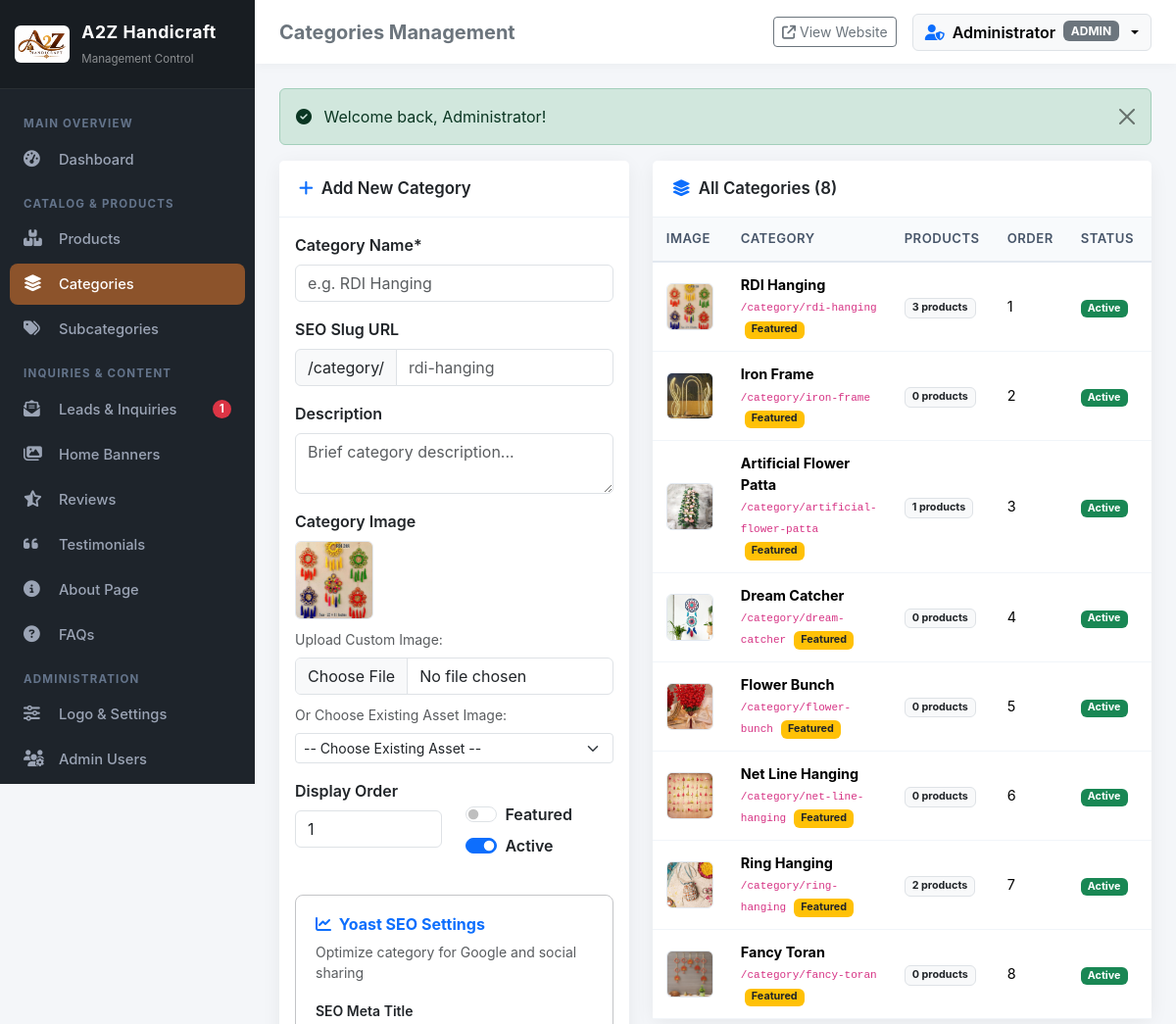
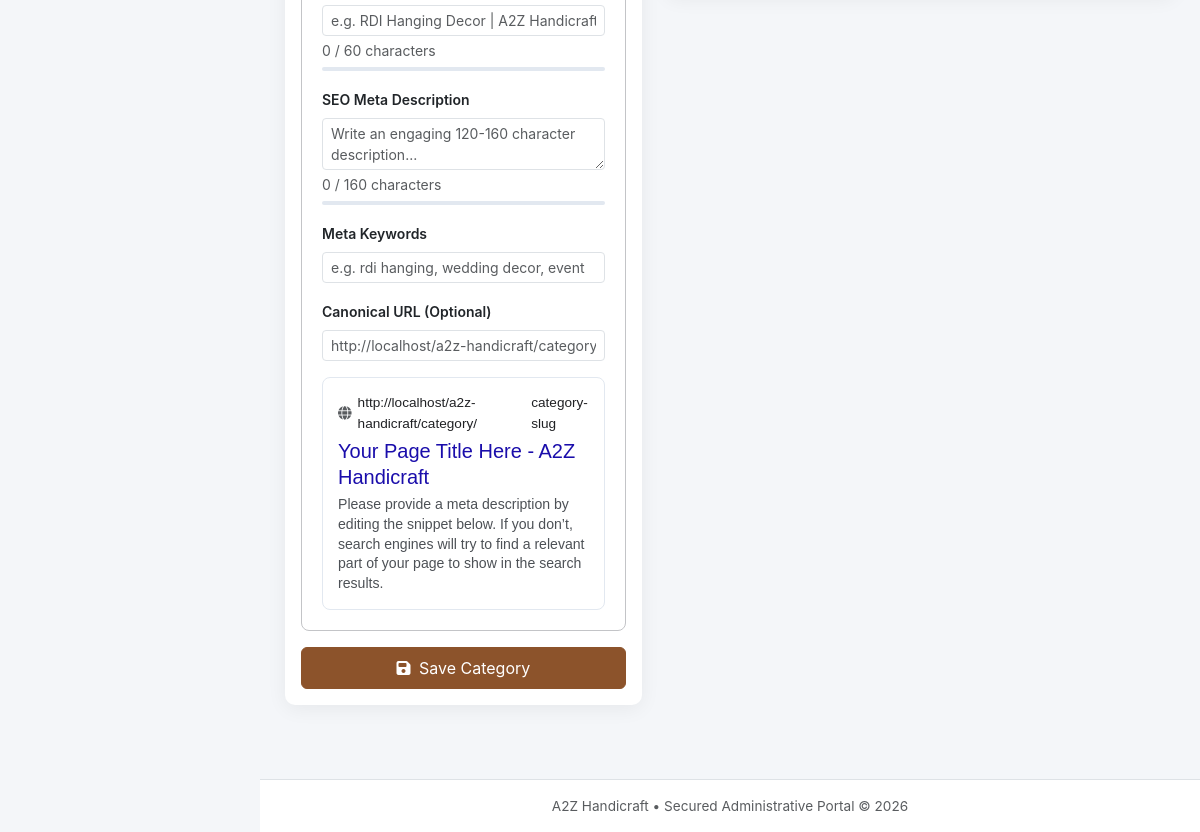
Screenshot of /admin/categories.php (signed in) with the database file from the repository (2 pictures, top to bottom).
### tables this page shows
CREATE TABLE IF NOT EXISTS `users` (
  `id` INT AUTO_INCREMENT PRIMARY KEY,
  `username` VARCHAR(60) NOT NULL UNIQUE,
  `email` VARCHAR(120) NOT NULL UNIQUE,
  `password` VARCHAR(255) NOT NULL,
  `full_name` VARCHAR(100) NOT NULL,
  `phone` VARCHAR(30) DEFAULT NULL,
  `role` ENUM('admin', 'manager', 'editor') NOT NULL DEFAULT 'admin',
  `avatar` VARCHAR(255) DEFAULT NULL,
  `status` TINYINT(1) NOT NULL DEFAULT 1,
  `failed_attempts` INT NOT NULL DEFAULT 0,
  `lockout_until` DATETIME DEFAULT NULL,
  `last_login_at` DATETIME DEFAULT NULL,
  `last_login_ip` VARCHAR(45) DEFAULT NULL,
  `created_at` TIMESTAMP DEFAULT CURRENT_TIMESTAMP,
  `updated_at` TIMESTAMP DEFAULT CURRENT_TIMESTAMP ON UPDATE CURRENT_TIMESTAMP
);

CREATE TABLE IF NOT EXISTS `categories` (
  `id` INT AUTO_INCREMENT PRIMARY KEY,
  `name` VARCHAR(150) NOT NULL,
  `slug` VARCHAR(150) NOT NULL UNIQUE,
  `image` VARCHAR(255) DEFAULT NULL,
  `description` TEXT DEFAULT NULL,
  `is_featured` TINYINT(1) NOT NULL DEFAULT 0,
  `sort_order` INT NOT NULL DEFAULT 0,
  `status` TINYINT(1) NOT NULL DEFAULT 1,
   
  `meta_title` VARCHAR(255) DEFAULT NULL,
  `meta_description` TEXT DEFAULT NULL,
  `meta_keywords` VARCHAR(255) DEFAULT NULL,
  `canonical_url` VARCHAR(255) DEFAULT NULL,
  `og_title` VARCHAR(255) DEFAULT NULL,
  `og_description` TEXT DEFAULT NULL,
  `og_image` VARCHAR(255) DEFAULT NULL,
  `created_at` TIMESTAMP DEFAULT CURRENT_TIMESTAMP,
  `updated_at` TIMESTAMP DEFAULT CURRENT_TIMESTAMP ON UPDATE CURRENT_TIMESTAMP
);

### admin/categories.php (the view, shortened to what this page needs)
<?php
$pageTitle = 'Categories Management';
require_once __DIR__ . '/includes/header.php';
global $pdo;
$categories = $pdo->query("SELECT c.*, (SELECT COUNT(*) FROM products p WHERE p.category_id = c.id) as product_count FROM categories c ORDER BY c.sort_order ASC, c.id ASC")->fetchAll();
$editCat = null;
?>
<div class="row">
    <div class="col-lg-5 mb-4">
        <div class="card">
            <div class="card-header bg-white">
                <span><i class="fa-solid <?= $editCat ? 'fa-pen-to-square text-warning' : 'fa-plus text-primary' ?> me-2"></i><?= $editCat ? 'Edit Category' : 'Add New Category' ?></span>
            </div>
            <div class="card-body">
                <form action="" method="POST" enctype="multipart/form-data">
                    <div class="mb-3">
                        <label class="form-label fw-semibold">Category Name*</label>
                        <input type="text" name="name" class="form-control" data-slug-source="true" value="<?= e($editCat['name'] ?? '') ?>" required placeholder="e.g. RDI Hanging">
                    </div>
                    <div class="mb-3">
                        <label class="form-label fw-semibold">SEO Slug URL</label>
                        <div class="input-group">
                            <span class="input-group-text bg-light small">/category/</span>
                            <input type="text" name="slug" class="form-control" data-slug-target="true" value="<?= e($editCat['slug'] ?? '') ?>" placeholder="rdi-hanging">
                        </div>
                    </div>
                    <div class="mb-3">
                        <label class="form-label fw-semibold">Description</label>
                        <textarea name="description" class="form-control" rows="2" placeholder="Brief category description..."><?= e($editCat['description'] ?? '') ?></textarea>
                    </div>
                    <div class="mb-3">
                        <label class="form-label fw-semibold">Category Image</label>
                        <div class="mb-2">
                            <img src="<?= e(resolve_image_url($editCat['image'] ?? 'images/ca1.jpg')) ?>" id="catPreview" class="table-img-thumb" style="width: 80px; height: 80px;">
                        </div>
                        <div class="mb-2">
                            <label class="form-label small text-muted">Upload Custom Image:</label>
                            <input type="file" name="image_file" class="form-control" data-preview-target="catPreview" accept="image/*">
                        </div>
                        <div>
                            <label class="form-label small text-muted">Or Choose Existing Asset Image:</label>
                            <select name="preset_image" class="form-select form-select-sm">
                                <option value="">-- Choose Existing Asset --</option>
                            </select>
                        </div>
                    </div>
                    <div class="row">
                        <div class="col-6 mb-3">
                            <label class="form-label fw-semibold">Display Order</label>
                            <input type="number" name="sort_order" class="form-control" value="<?= e($editCat['sort_order'] ?? 1) ?>" min="0">
                        </div>
                        <div class="col-6 mb-3 pt-4">
                            <div class="form-check form-switch">
                                <input class="form-check-input" type="checkbox" name="is_featured" id="catFeatured" <?= (!empty($editCat['is_featured'])) ? 'checked' : '' ?>>
                                <label class="form-check-label fw-semibold" for="catFeatured">Featured</label>
                            </div>
                            <div class="form-check form-switch mt-2">
                                <input class="form-check-input" type="checkbox" name="status" id="catStatus" <?= (!isset($editCat) || $editCat['status'] == 1) ? 'checked' : '' ?>>
                                <label class="form-check-label fw-semibold" for="catStatus">Active</label>
                            </div>
                        </div>
                    </div>
                    <div class="yoast-card">
                        <h6 class="fw-bold mb-2 text-primary"><i class="fa-solid fa-chart-line me-1"></i> Yoast SEO Settings</h6>
                        <small class="text-muted d-block mb-3">Optimize category for Google and social sharing</small>
                        <div class="mb-3">
                            <label class="form-label small fw-semibold">SEO Meta Title</label>
                            <input type="text" name="meta_title" id="meta_title" class="form-control form-control-sm" value="<?= e($editCat['meta_title'] ?? '') ?>" placeholder="e.g. RDI Hanging Decor | A2Z Handicraft">
                            <div class="d-flex justify-content-between align-items-center mt-1">
                                <small class="text-muted" id="metaTitleCount">0 / 60</small>
                            </div>
                            <div class="seo-counter-bar"><div class="seo-counter-fill" id="metaTitleBar"></div></div>
                        </div>
                        <div class="mb-3">
                            <label class="form-label small fw-semibold">SEO Meta Description</label>
                            <textarea name="meta_description" id="meta_description" class="form-control form-control-sm" rows="2" placeholder="Write an engaging 120-160 character description..."><?= e($editCat['meta_description'] ?? '') ?></textarea>
                            <div class="d-flex justify-content-between align-items-center mt-1">
                                <small class="text-muted" id="metaDescCount">0 / 160</small>
                            </div>
                            <div class="seo-counter-bar"><div class="seo-counter-fill" id="metaDescBar"></div></div>
                        </div>
                        <div class="mb-3">
                            <label class="form-label small fw-semibold">Meta Keywords</label>
                            <input type="text" name="meta_keywords" class="form-control form-control-sm" value="<?= e($editCat['meta_keywords'] ?? '') ?>" placeholder="e.g. rdi hanging, wedding decor, event">
                        </div>
                        <div class="mb-3">
                            <label class="form-label small fw-semibold">Canonical URL (Optional)</label>
                            <input type="text" name="canonical_url" class="form-control form-control-sm" value="<?= e($editCat['canonical_url'] ?? '') ?>" placeholder="<?= BASE_URL ?>/category/...">
                        </div>
                        <div class="yoast-preview">
                            <div class="yoast-preview-url">
                                <i class="fa-solid fa-globe text-muted"></i>
                                <?= BASE_URL ?>/category/<span id="yoastPreviewUrl"><?= e($editCat['slug'] ?? 'category-slug') ?></span>
                            </div>
                            <div class="yoast-preview-title" id="yoastPreviewTitle"><?= e($editCat['meta_title'] ?? ($editCat['name'] ?? 'Category Title - A2Z Handicraft')) ?></div>
                            <div class="yoast-preview-desc" id="yoastPreviewDesc"><?= e($editCat['meta_description'] ?? 'Explore our premium handcrafted categories.') ?></div>
                        </div>
                    </div>
                    <button type="submit" class="btn btn-primary-a2z w-100 py-2 mt-3">
                        <i class="fa-solid fa-floppy-disk me-1"></i> <?= $editCat ? 'Update Category' : 'Save Category' ?>
                    </button>
                </form>
            </div>
        </div>
    </div>
    <div class="col-lg-7 mb-4">
        <div class="card">
            <div class="card-header bg-white">
                <span><i class="fa-solid fa-layer-group text-primary me-2"></i>All Categories (<?= count($categories) ?>)</span>
            </div>
            <div class="card-body p-0 table-responsive">
                <table class="table table-hover align-middle mb-0">
                    <thead>
                        <tr>
                            <th>Image</th>
                            <th>Category</th>
                            <th>Products</th>
                            <th>Order</th>
                            <th>Status</th>
                            <th>Actions</th>
                        </tr>
                    </thead>
                    <tbody>
                        <?php if (empty($categories)): ?>
                            <tr>
                                <td colspan="6" class="text-center py-4 text-muted">No categories available. Add one using the form.</td>
                            </tr>
                        <?php else: ?>
                            <?php foreach ($categories as $cat): ?>
                                <tr>
                                    <td>
                                        <img src="<?= e(resolve_image_url($cat['image'])) ?>" class="table-img-thumb" alt="<?= e($cat['name']) ?>">
                                    </td>
                                    <td>
                                        <div class="fw-bold"><?= e($cat['name']) ?></div>
                                        <small class="text-muted"><code>/category/<?= e($cat['slug']) ?></code></small>
                                        <?php if ($cat['is_featured']): ?>
                                            <span class="badge bg-warning text-dark ms-1">Featured</span>
                                        <?php endif; ?>
                                    </td>
                                    <td>
                                        <span class="badge bg-light text-dark border"><?= $cat['product_count'] ?> products</span>
                                    </td>
                                    <td><?= $cat['sort_order'] ?></td>
                                    <td>
                                        <?php if ($cat['status'] == 1): ?>
                                            <span class="badge bg-success">Active</span>
                                        <?php else: ?>
                                            <span class="badge bg-secondary">Inactive</span>
                                        <?php endif; ?>
                                    </td>
                                    <td>
                                    </td>
                                </tr>
                            <?php endforeach; ?>
                        <?php endif; ?>
                    </tbody>
                </table>
            </div>
        </div>
    </div>
</div>
<?php require_once __DIR__ . '/includes/footer.php'; ?>

### admin/includes/navbar.php (shortened to what this page needs)
<header class="admin-topbar">
    <div class="d-flex align-items-center gap-3">
        <h5 class="m-0 fw-bold d-none d-sm-block text-secondary"><?= isset($pageTitle) ? e($pageTitle) : 'Admin Dashboard' ?></h5>
    </div>
    <div class="d-flex align-items-center gap-3">
        <a href="<?= BASE_URL ?>/index.php" target="_blank" class="btn btn-sm btn-outline-secondary d-flex align-items-center gap-1">
            <i class="fa-solid fa-arrow-up-right-from-square"></i>
            <span class="d-none d-md-inline">View Website</span>
        </a>
        <div class="dropdown">
            <button class="btn btn-light dropdown-toggle d-flex align-items-center gap-2 border" type="button" data-bs-toggle="dropdown" aria-expanded="false">
                <i class="fa-solid fa-user-shield text-primary"></i>
                <span class="fw-semibold d-none d-md-inline"><?= e($currentUser['full_name'] ?? 'Admin') ?></span>
                <span class="badge bg-secondary d-none d-lg-inline"><?= e(strtoupper($currentUser['role'] ?? 'ADMIN')) ?></span>
            </button>
        </div>
    </div>
</header>

### rows the page displays
users: full_name "Administrator", role "ADMIN"
categories: image (picture), name "RDI Hanging", slug "rdi-hanging", is_featured "Featured", product_count "3", sort_order "1", status "Active"
categories: image (picture), name "Iron Frame", slug "iron-frame", is_featured "Featured", product_count "0", sort_order "2", status "Active"
categories: image (picture), name "Artificial Flower Patta", slug "artificial-flower-patta", is_featured "Featured", product_count "1", sort_order "3", status "Active"
categories: image (picture), name "Dream Catcher", slug "dream-catcher", is_featured "Featured", product_count "0", sort_order "4", status "Active"
categories: image (picture), name "Flower Bunch", slug "flower-bunch", is_featured "Featured", product_count "0", sort_order "5", status "Active"
categories: image (picture), name "Net Line Hanging", slug "net-line-hanging", is_featured "Featured", product_count "0", sort_order "6", status "Active"
categories: image (picture), name "Ring Hanging", slug "ring-hanging", is_featured "Featured", product_count "2", sort_order "7", status "Active"
categories: image (picture), name "Fancy Toran", slug "fancy-toran", is_featured "Featured", product_count "0", sort_order "8", status "Active"

### other values shown
$siteName "A2Z Handicraft"
$unreadLeadsCount "1"
$pageTitle "Categories Management"
$flash['message'] "Welcome back, Administrator!"
BASE_URL "http://localhost/a2z-handicraft"
$editCat['slug'] "category-slug"
count($categories) "8"
get_setting('site_name', 'A2Z Handicraft') "A2Z Handicraft"
